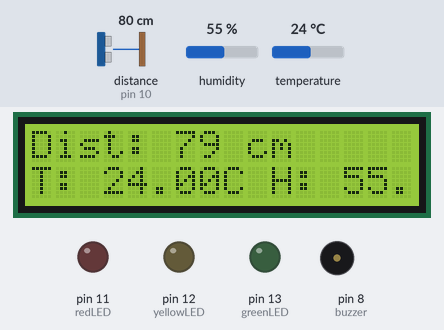
Bench run of a sketch on a simulated Arduino Uno, built with avr-gcc and run on an emulated ATmega328P. Parts: 16×2 character LCD, output pins drawn as LEDs (lit = HIGH), buzzer (waves = sounding, pin HIGH). Wiring (inferred from the names in the program): ultrasonic range finder: trigger pin 9; echo pin 10. The inputs (shaded band) are chosen by the test bench; at power-on: distance to the obstacle (sensor on pin 10) 80 cm, humidity 55 %, temperature 24 °C. The echo pulse lasts 58.3 µs per cm; pins used as bus, display or sensor lines are not drawn.

Above: at 1.6 s.
1.7 s: distance to the obstacle (sensor on pin 10) set to 55 cm
At 2.8 s:
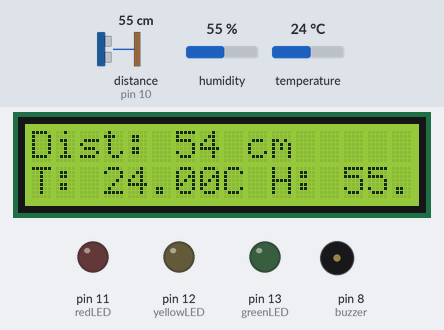
3.5 s: distance to the obstacle (sensor on pin 10) set to 48 cm
At 4.6 s:
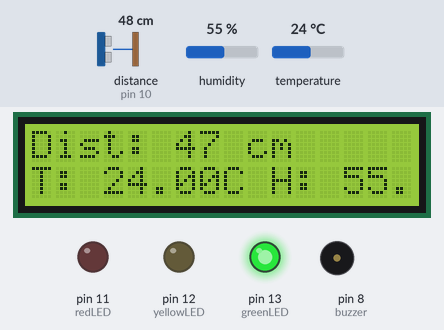
5.5 s: distance to the obstacle (sensor on pin 10) set to 22 cm
At 7.2 s:
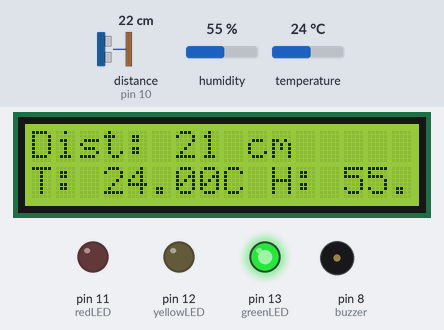
7.5 s: distance to the obstacle (sensor on pin 10) set to 18 cm
At 8.8 s:
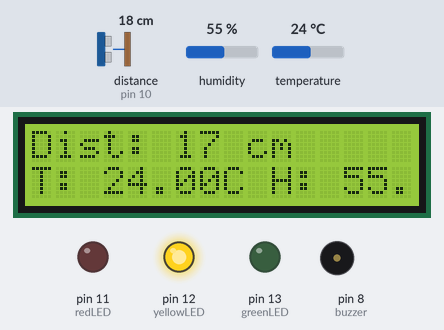
9.5 s: humidity set to 22 %
At 10.7 s:
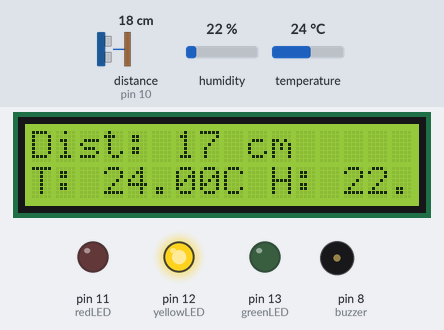
11.5 s: temperature set to 12 °C
At 14.3 s:
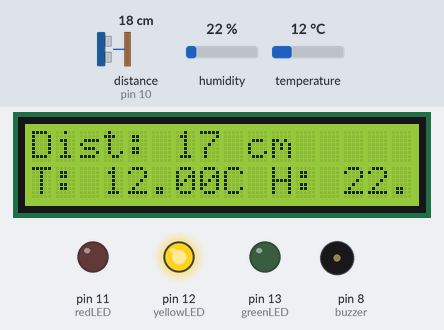
Timing chart, 0 to 15.5 s (numbered marks = the images above; inputs shaded):
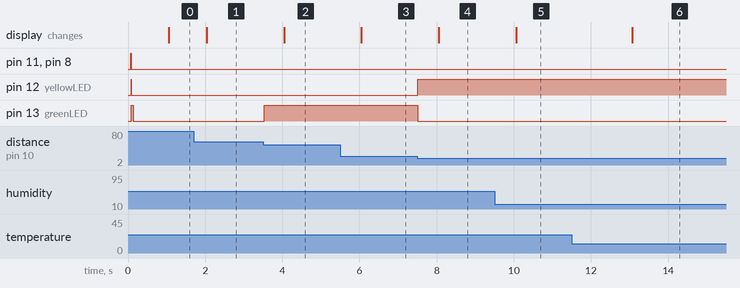

The sketch:

arduino_code.ino
```cpp
#include <Wire.h>
#include <LiquidCrystal_I2C.h>
#include <DHT.h>

// Initialize the LCD with I2C address
LiquidCrystal_I2C lcd(0x27, 16, 2); // Change 0x27 if needed

// Define pins for LEDs and buzzer
const int greenLED = 13;  // Green LED pin
const int yellowLED = 12; // Yellow LED pin
const int redLED = 11;    // Red LED pin
const int buzzer = 8;     // Buzzer pin

// Define pins for HC-SR04
const int trigPin = 9;    // HC-SR04 Trigger pin
const int echoPin = 10;   // HC-SR04 Echo pin

// Define pin for DHT22
const int dhtPin = 7;     // DHT22 data pin

// Create DHT object
DHT dht(dhtPin, DHT22);

// Variables for distance measurement
long duration;
int distance;
const int numReadings = 10; // Number of readings for averaging
int readings[numReadings];  // Array to store distance readings
int index = 0;              // Current index in the readings array
int total = 0;              // Sum of the readings
int averageDistance = 0;    // Average distance

// Timing variables
unsigned long previousDHTMillis = 0;
const long dhtInterval = 1000; // Read DHT every second

void setup() {
  // Initialize the LCD
  lcd.begin(16, 2);
  lcd.backlight(); // Turn on the backlight

  // Set LED and buzzer pins as output
  pinMode(greenLED, OUTPUT);
  pinMode(yellowLED, OUTPUT);
  pinMode(redLED, OUTPUT);
  pinMode(buzzer, OUTPUT);

  // Set HC-SR04 pins
  pinMode(trigPin, OUTPUT);
  pinMode(echoPin, INPUT);

  // Initialize DHT sensor
  dht.begin();

  // Initialize readings array
  for (int i = 0; i < numReadings; i++) {
    readings[i] = 0;
  }
}

void loop() {
  // Trigger the ultrasonic sensor
  digitalWrite(trigPin, LOW);
  delayMicroseconds(2);
  digitalWrite(trigPin, HIGH);
  delayMicroseconds(10);
  digitalWrite(trigPin, LOW);

  // Read the echo pin
  duration = pulseIn(echoPin, HIGH);
  distance = duration * 0.0344 / 2;

  // Update the readings array for averaging
  total -= readings[index];
  readings[index] = distance;
  total += readings[index];
  index = (index + 1) % numReadings;
  averageDistance = total / numReadings;

  // Non-blocking timing for DHT readings
  unsigned long currentMillis = millis();
  if (currentMillis - previousDHTMillis >= dhtInterval) {
    previousDHTMillis = currentMillis;
    float temperature = dht.readTemperature();
    float humidity = dht.readHumidity();

    // Display on LCD
    lcd.setCursor(0, 0); // Set cursor to the first row
    lcd.print("Dist: ");
    lcd.print(averageDistance);
    lcd.print(" cm   "); // Space to clear previous text

    lcd.setCursor(0, 1); // Set cursor to the second row
    lcd.print("T: ");
    lcd.print(temperature);
    lcd.print("C H: ");
    lcd.print(humidity);
    lcd.print("%   "); // Space to clear previous text
  }

  // Control LEDs and buzzer based on average distance
  if (averageDistance < 10) { // Danger zone
    digitalWrite(redLED, HIGH);
    digitalWrite(yellowLED, LOW);
    digitalWrite(greenLED, LOW);
    digitalWrite(buzzer, HIGH);
  } else if (averageDistance >= 10 && averageDistance < 20) { // Warning zone
    digitalWrite(redLED, LOW);
    digitalWrite(yellowLED, HIGH);
    digitalWrite(greenLED, LOW);
    digitalWrite(buzzer, LOW);
  } else if (averageDistance >= 20 && averageDistance <= 50) { // Safe zone
    digitalWrite(redLED, LOW);
    digitalWrite(yellowLED, LOW);
    digitalWrite(greenLED, HIGH);
    digitalWrite(buzzer, LOW);
  } else { // Distance greater than 50 cm
    digitalWrite(redLED, LOW);
    digitalWrite(yellowLED, LOW);
    digitalWrite(greenLED, LOW);
    digitalWrite(buzzer, LOW);
  }

  // Small delay to avoid overwhelming the loop
  delay(5); // Reduced to 5 ms for faster updates
}
```

Measured:
- the behaviour switches between 52 and 51 cm on distance to the obstacle (sensor on pin 10) (found by bisection; images 1 and 2)
- the behaviour switches between 21 and 20 cm on distance to the obstacle (sensor on pin 10) (found by bisection; images 3 and 4)
- after the input at 1.7 s, the display: changes after 0.35 s (image 1)
- after the input at 3.5 s, pin 13 (greenLED): LOW → HIGH at once; the display: changes after 0.55 s (image 2)
- after the input at 5.5 s, the display: changes after 0.55 s (image 3)
- after the input at 7.5 s, pin 12 (yellowLED): LOW → HIGH at once; pin 13 (greenLED): HIGH → LOW at once; the display: changes after 0.55 s (image 4)
- after the input at 9.5 s, the display: changes after 0.56 s (image 5)
- after the input at 11.5 s, the display: changes after 1.6 s (image 6)
